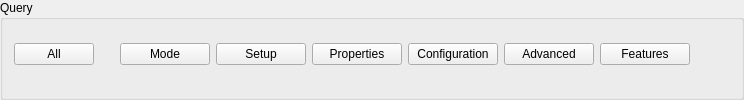
         <widget class="QGroupBox" name="groupQuery">
          <property name="title">
           <string>Query</string>
          </property>
          <layout class="QHBoxLayout" name="layoutQuery">
           <property name="topMargin">
            <number>3</number>
           </property>
           <item>
            <widget class="QPushButton" name="pushQueryAll">
             <property name="text">
              <string>All</string>
             </property>
            </widget>
           </item>
           <item>
            <spacer name="horizontalSpacer_10">
             <property name="orientation">
              <enum>Qt::Horizontal</enum>
             </property>
             <property name="sizeType">
              <enum>QSizePolicy::Fixed</enum>
             </property>
             <property name="sizeHint" stdset="0">
              <size>
               <width>20</width>
               <height>20</height>
              </size>
             </property>
            </spacer>
           </item>
           <item>
            <widget class="QPushButton" name="pushQueryMode">
             <property name="minimumSize">
              <size>
               <width>90</width>
               <height>0</height>
              </size>
             </property>
             <property name="text">
              <string>Mode</string>
             </property>
            </widget>
           </item>
           <item>
            <widget class="QPushButton" name="pushQuerySetup">
             <property name="minimumSize">
              <size>
               <width>90</width>
               <height>0</height>
              </size>
             </property>
             <property name="text">
              <string>Setup</string>
             </property>
            </widget>
           </item>
           <item>
            <widget class="QPushButton" name="pushQueryProperties">
             <property name="minimumSize">
              <size>
               <width>90</width>
               <height>0</height>
              </size>
             </property>
             <property name="text">
              <string>Properties</string>
             </property>
            </widget>
           </item>
           <item>
            <widget class="QPushButton" name="pushQueryConfiguration">
             <property name="minimumSize">
              <size>
               <width>90</width>
               <height>0</height>
              </size>
             </property>
             <property name="text">
              <string> Configuration </string>
             </property>
            </widget>
           </item>
           <item>
            <widget class="QPushButton" name="pushQueryAdvanced">
             <property name="minimumSize">
              <size>
               <width>90</width>
               <height>0</height>
              </size>
             </property>
             <property name="text">
              <string>Advanced</string>
             </property>
            </widget>
           </item>
           <item>
            <widget class="QPushButton" name="pushQueryFeatures">
             <property name="minimumSize">
              <size>
               <width>90</width>
               <height>0</height>
              </size>
             </property>
             <property name="text">
              <string>Features</string>
             </property>
            </widget>
           </item>
           <item>
            <spacer name="horizontalSpacer_9">
             <property name="orientation">
              <enum>Qt::Horizontal</enum>
             </property>
             <property name="sizeHint" stdset="0">
              <size>
               <width>40</width>
               <height>20</height>
              </size>
             </property>
            </spacer>
           </item>
          </layout>
         </widget>
